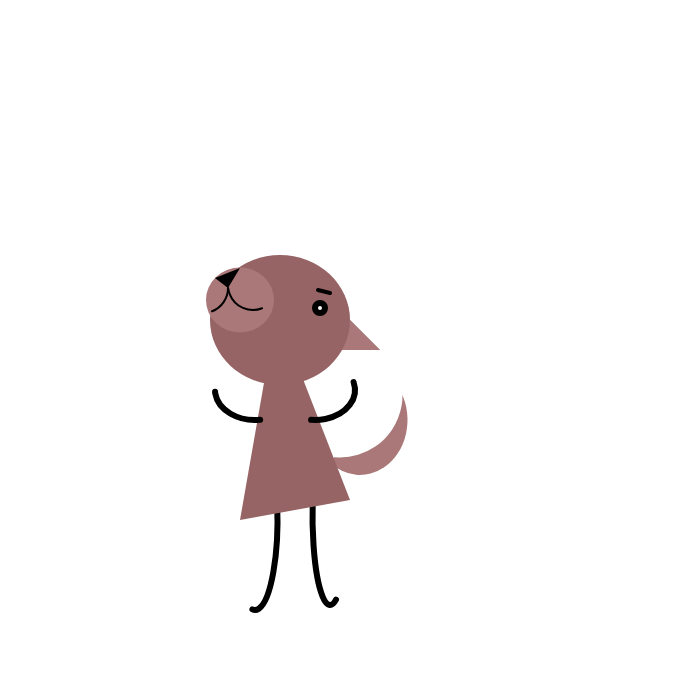
Frame 1 (no input)
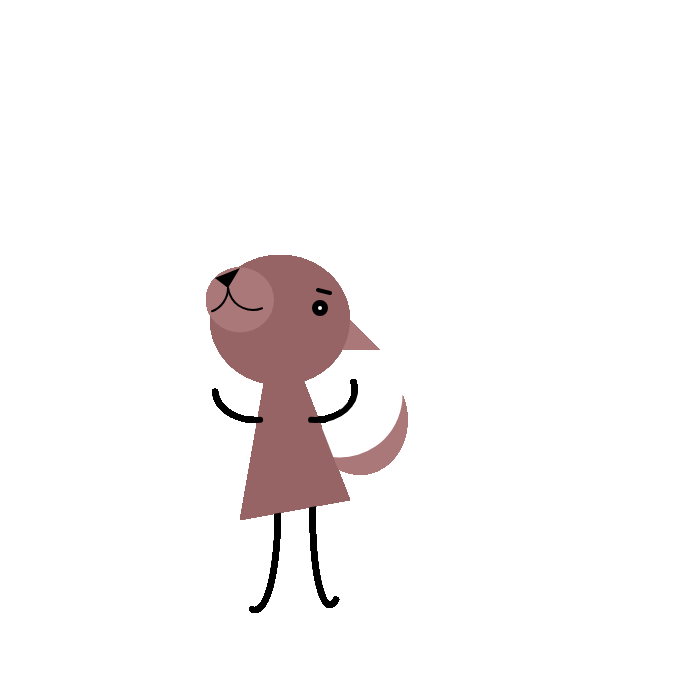
Frame 60 (no input)
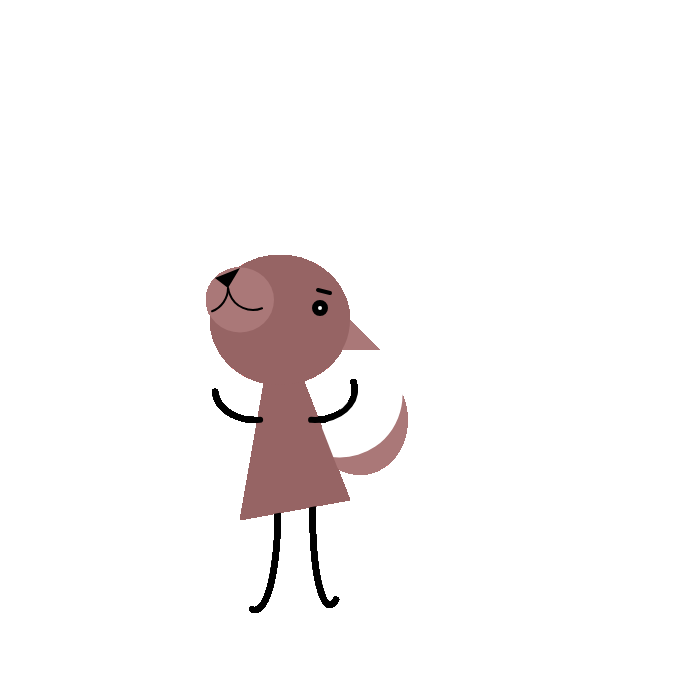
Frame 120 (the mouse pressed at the canvas centre since frame 60)

The p5.js sketch that drew these frames (run headless with seeded random() and noise() and a simulated clock; from frame 60 on, the mouse is pressed at the canvas centre):

// p5.js sketch
// ── sketch.js
function setup() {
  createCanvas(700,700);
}

function draw() {

//legs
  strokeWeight(6)
  noFill()
  arc(255,520,45,180,-.6,1.6)
  arc(330,515,35,180,1.5,3.8)

//tail
  strokeWeight(0)
  fill(170,120,120)
  arc(360,420,95,110,-.6,2.2,CHORD)
  fill(255,255,255)
  arc(340,395,125,125,-.6,2.2,CHORD)

//Ears
  fill(170,120,120)
  triangle(340,350,350,320,380,350)
    triangle(340,350,350,320,380,350)
  
//body
  fill(150,100,100)
  quad(280,320,275,320,240,520,350,500)


//head
  ellipse(280,320,140,130)
  fill(170,120,120)
  ellipse(240,300,68,65)
  
//nose
  fill(0,0,0)
  triangle(215,278,240,268,228,288)
  
//mouth
  noFill()
  strokeWeight(2)
  arc(253,285,50,50,1.2,3)
  arc(203,288,50,50,0,1.2)

//eyes
  fill(0,0,0)
  ellipse(320,308,14,14)
  strokeWeight(4)
  line(318,290,330,293)
  
  fill(250,250,250)
  ellipse(320,308,8,8)
  
//arms
  strokeWeight(6)
  noFill()
  arc(255,390,80,60,1.4,3.1)
  arc(315,390,80,60,-.2,1.7);

}
